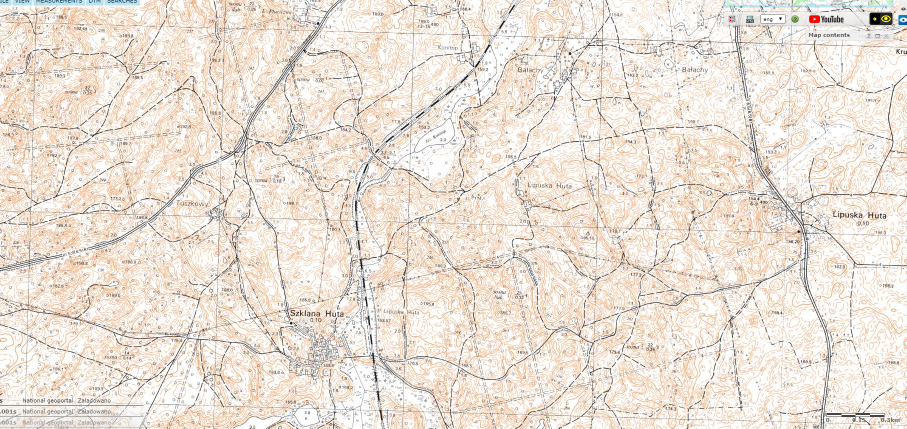
%> input picture mapa 2g.png, 1813 x 857 px (shown at 1/2 size)
$ octave Wykrywacz.m   (GNU Octave 9; MATLAB toolbox functions it lacks are replaced by stand-ins)
%> lines starting %> are read from the running program, lines starting %| are printed output that depends on the picture
mapa = imread('mapa 2g.png');
%> mapa is the input picture: size 857x1813x3 uint8; mean R, G, B 235.5, 225.3, 215.2
mapaCopy = mapa;
test1 = imread('test28.png');
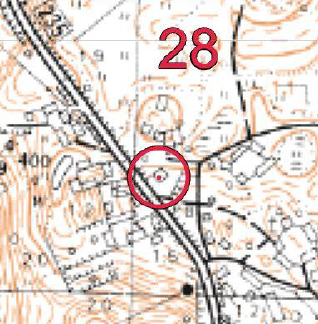
%> input picture test28.png, 318 x 324 px
%> test1 is the input picture: size 324x318x3 uint8; mean R, G, B 223.3, 212.2, 205.5
%test2 = imread('test4.png');
test2 = mapa;

test1 = imresize(test1, 0.513);
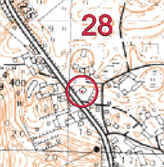
%> test1: size 167x164x3 uint8; mean R, G, B 223.2, 212.1, 205.4
%imshow(test1)
rozmiar = size(test1)
%> rozmiar = [167 164 3]

%test1 = [1 2 3; 4 5 6; 7 8 9]
%test2 = cat(2, test, [0; 0; 0])
%test2 = [1 2 3; 4 5 6; 7 8 9]

rozmA = size(test1)
%> rozmA = [167 164 3]
rozmB = size(test2)
%> rozmB = [857 1813 3]

test1 = test1(:,:,1);
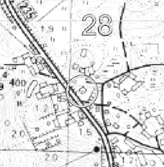
%> test1: size 167x164 uint8; min 7, max 255, mean 223.2
test2 = test2(:,:,1);
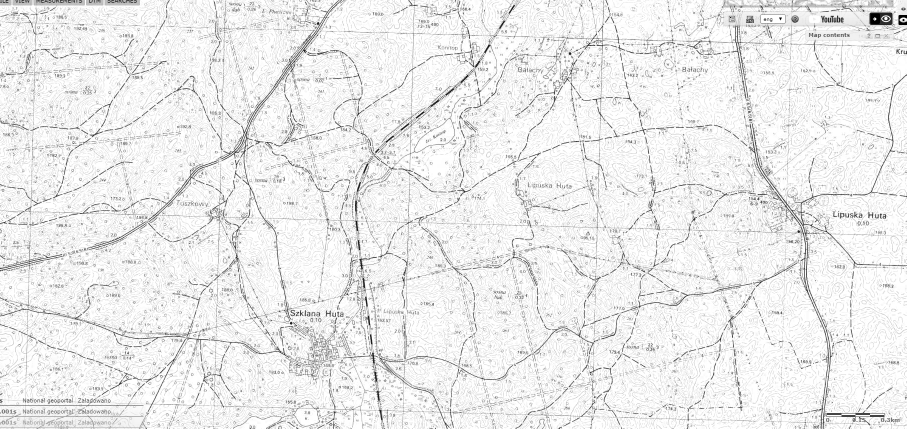
%> test2: size 857x1813 uint8 (shown at 1/2 size); min 0, max 255, mean 235.5
mapa = mapa(:,:,1);

rozmA = size(test1)
%> rozmA = [167 164]
rozmB = size(test2)
%> rozmB = [857 1813]

okno_X = size(test1, 2);
%> okno_X = 164
okno_Y = size(test1, 1);
%> okno_Y = 167
liczba_test_poziom = size(mapa, 2) - okno_X;
liczba_test_pion = size(mapa, 1) - okno_Y;

MaxCorr = 0;
BestX = 0;
BestY = 0;
for i = 1:5:liczba_test_poziom
   for j = 1:5:liczba_test_pion
       temp = mapa(j:(j+okno_Y-1),i:(i+okno_X-1));
       wynikPor = corr2(temp, test1);
       if (wynikPor >= MaxCorr)
          MaxCorr = wynikPor;
          BestX = i;
          BestY = j;
       end
   end
end
%> after the loop, BestX = 1501; BestY = 316; MaxCorr = 0.295

MaxCorr
%> MaxCorr = 0.295
BestX
%> BestX = 1501
BestY
%> BestY = 316
Najlepszy = mapaCopy(BestY:(BestY+okno_Y-1),BestX:(BestX+okno_X-1),:);
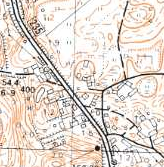
%> Najlepszy: size 167x164x3 uint8; mean R, G, B 226, 217, 208.7
imshow(Najlepszy)
imwrite(Najlepszy, 'wynik.png')
